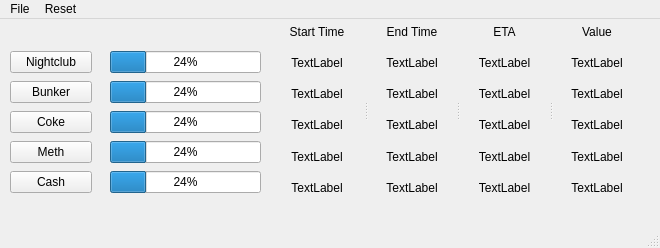
<?xml version="1.0" encoding="UTF-8"?>
<ui version="4.0">
 <class>MainWindow</class>
 <widget class="QMainWindow" name="MainWindow">
  <property name="geometry">
   <rect>
    <x>0</x>
    <y>0</y>
    <width>660</width>
    <height>248</height>
   </rect>
  </property>
  <property name="windowTitle">
   <string>QtGTATimer</string>
  </property>
  <widget class="QWidget" name="centralwidget">
   <widget class="QWidget" name="">
    <property name="geometry">
     <rect>
      <x>10</x>
      <y>30</y>
      <width>82</width>
      <height>151</height>
     </rect>
    </property>
    <layout class="QVBoxLayout" name="verticalLayout">
     <item>
      <widget class="QPushButton" name="pushNightclub">
       <property name="text">
        <string>Nightclub</string>
       </property>
      </widget>
     </item>
     <item>
      <widget class="QPushButton" name="pushBunker">
       <property name="text">
        <string>Bunker</string>
       </property>
      </widget>
     </item>
     <item>
      <widget class="QPushButton" name="pushCoke">
       <property name="text">
        <string>Coke</string>
       </property>
      </widget>
     </item>
     <item>
      <widget class="QPushButton" name="pushMeth">
       <property name="text">
        <string>Meth</string>
       </property>
      </widget>
     </item>
     <item>
      <widget class="QPushButton" name="pushCash">
       <property name="text">
        <string>Cash</string>
       </property>
      </widget>
     </item>
    </layout>
   </widget>
   <widget class="QWidget" name="">
    <property name="geometry">
     <rect>
      <x>110</x>
      <y>30</y>
      <width>151</width>
      <height>151</height>
     </rect>
    </property>
    <layout class="QVBoxLayout" name="verticalLayout_2">
     <item>
      <widget class="QProgressBar" name="progressNightclub">
       <property name="value">
        <number>24</number>
       </property>
      </widget>
     </item>
     <item>
      <widget class="QProgressBar" name="progressBunker">
       <property name="value">
        <number>24</number>
       </property>
      </widget>
     </item>
     <item>
      <widget class="QProgressBar" name="progressCoke">
       <property name="value">
        <number>24</number>
       </property>
      </widget>
     </item>
     <item>
      <widget class="QProgressBar" name="progressMeth">
       <property name="value">
        <number>24</number>
       </property>
      </widget>
     </item>
     <item>
      <widget class="QProgressBar" name="progressCash">
       <property name="value">
        <number>24</number>
       </property>
      </widget>
     </item>
    </layout>
   </widget>
   <widget class="QSplitter" name="splitter">
    <property name="geometry">
     <rect>
      <x>270</x>
      <y>0</y>
      <width>371</width>
      <height>181</height>
     </rect>
    </property>
    <property name="orientation">
     <enum>Qt::Horizontal</enum>
    </property>
    <widget class="QWidget" name="">
     <layout class="QVBoxLayout" name="verticalLayout_3">
      <item>
       <widget class="QLabel" name="labelHeadingStart">
        <property name="text">
         <string>Start Time</string>
        </property>
        <property name="alignment">
         <set>Qt::AlignCenter</set>
        </property>
       </widget>
      </item>
      <item>
       <widget class="QLabel" name="labelNightclubStart">
        <property name="text">
         <string>TextLabel</string>
        </property>
        <property name="alignment">
         <set>Qt::AlignCenter</set>
        </property>
       </widget>
      </item>
      <item>
       <widget class="QLabel" name="labelBunkerStart">
        <property name="text">
         <string>TextLabel</string>
        </property>
        <property name="alignment">
         <set>Qt::AlignCenter</set>
        </property>
       </widget>
      </item>
      <item>
       <widget class="QLabel" name="labelCokeStart">
        <property name="text">
         <string>TextLabel</string>
        </property>
        <property name="alignment">
         <set>Qt::AlignCenter</set>
        </property>
       </widget>
      </item>
      <item>
       <widget class="QLabel" name="labelMethStart">
        <property name="text">
         <string>TextLabel</string>
        </property>
        <property name="alignment">
         <set>Qt::AlignCenter</set>
        </property>
       </widget>
      </item>
      <item>
       <widget class="QLabel" name="labelCashStart">
        <property name="text">
         <string>TextLabel</string>
        </property>
        <property name="alignment">
         <set>Qt::AlignCenter</set>
        </property>
       </widget>
      </item>
     </layout>
    </widget>
    <widget class="QWidget" name="">
     <layout class="QVBoxLayout" name="verticalLayout_4">
      <item>
       <widget class="QLabel" name="labelHeadingEnd">
        <property name="text">
         <string>End Time</string>
        </property>
        <property name="alignment">
         <set>Qt::AlignCenter</set>
        </property>
       </widget>
      </item>
      <item>
       <widget class="QLabel" name="labelNightclubEnd">
        <property name="text">
         <string>TextLabel</string>
        </property>
        <property name="alignment">
         <set>Qt::AlignCenter</set>
        </property>
       </widget>
      </item>
      <item>
       <widget class="QLabel" name="labelBunkerEnd">
        <property name="text">
         <string>TextLabel</string>
        </property>
        <property name="alignment">
         <set>Qt::AlignCenter</set>
        </property>
       </widget>
      </item>
      <item>
       <widget class="QLabel" name="labelCokeEnd">
        <property name="text">
         <string>TextLabel</string>
        </property>
        <property name="alignment">
         <set>Qt::AlignCenter</set>
        </property>
       </widget>
      </item>
      <item>
       <widget class="QLabel" name="labelMethEnd">
        <property name="text">
         <string>TextLabel</string>
        </property>
        <property name="alignment">
         <set>Qt::AlignCenter</set>
        </property>
       </widget>
      </item>
      <item>
       <widget class="QLabel" name="labelCashEnd">
        <property name="text">
         <string>TextLabel</string>
        </property>
        <property name="alignment">
         <set>Qt::AlignCenter</set>
        </property>
       </widget>
      </item>
     </layout>
    </widget>
    <widget class="QWidget" name="">
     <layout class="QVBoxLayout" name="verticalLayout_5">
      <item>
       <widget class="QLabel" name="labelHeadingRem">
        <property name="text">
         <string>ETA</string>
        </property>
        <property name="alignment">
         <set>Qt::AlignCenter</set>
        </property>
       </widget>
      </item>
      <item>
       <widget class="QLabel" name="labelNightclubRem">
        <property name="text">
         <string>TextLabel</string>
        </property>
        <property name="alignment">
         <set>Qt::AlignCenter</set>
        </property>
       </widget>
      </item>
      <item>
       <widget class="QLabel" name="labelBunkerRem">
        <property name="text">
         <string>TextLabel</string>
        </property>
        <property name="alignment">
         <set>Qt::AlignCenter</set>
        </property>
       </widget>
      </item>
      <item>
       <widget class="QLabel" name="labelCokeRem">
        <property name="text">
         <string>TextLabel</string>
        </property>
        <property name="alignment">
         <set>Qt::AlignCenter</set>
        </property>
       </widget>
      </item>
      <item>
       <widget class="QLabel" name="labelMethRem">
        <property name="text">
         <string>TextLabel</string>
        </property>
        <property name="alignment">
         <set>Qt::AlignCenter</set>
        </property>
       </widget>
      </item>
      <item>
       <widget class="QLabel" name="labelCashRem">
        <property name="text">
         <string>TextLabel</string>
        </property>
        <property name="alignment">
         <set>Qt::AlignCenter</set>
        </property>
       </widget>
      </item>
     </layout>
    </widget>
    <widget class="QWidget" name="">
     <layout class="QVBoxLayout" name="verticalLayout_6">
      <item>
       <widget class="QLabel" name="labelHeadingRem_2">
        <property name="text">
         <string>Value</string>
        </property>
        <property name="alignment">
         <set>Qt::AlignCenter</set>
        </property>
       </widget>
      </item>
      <item>
       <widget class="QLabel" name="labelNightclubVal">
        <property name="text">
         <string>TextLabel</string>
        </property>
        <property name="alignment">
         <set>Qt::AlignCenter</set>
        </property>
       </widget>
      </item>
      <item>
       <widget class="QLabel" name="labelBunkerVal">
        <property name="text">
         <string>TextLabel</string>
        </property>
        <property name="alignment">
         <set>Qt::AlignCenter</set>
        </property>
       </widget>
      </item>
      <item>
       <widget class="QLabel" name="labelCokeVal">
        <property name="text">
         <string>TextLabel</string>
        </property>
        <property name="alignment">
         <set>Qt::AlignCenter</set>
        </property>
       </widget>
      </item>
      <item>
       <widget class="QLabel" name="labelMethVal">
        <property name="text">
         <string>TextLabel</string>
        </property>
        <property name="alignment">
         <set>Qt::AlignCenter</set>
        </property>
       </widget>
      </item>
      <item>
       <widget class="QLabel" name="labelCashVal">
        <property name="text">
         <string>TextLabel</string>
        </property>
        <property name="alignment">
         <set>Qt::AlignCenter</set>
        </property>
       </widget>
      </item>
     </layout>
    </widget>
   </widget>
  </widget>
  <widget class="QMenuBar" name="menubar">
   <property name="geometry">
    <rect>
     <x>0</x>
     <y>0</y>
     <width>660</width>
     <height>22</height>
    </rect>
   </property>
   <widget class="QMenu" name="menuFile">
    <property name="title">
     <string>File</string>
    </property>
    <addaction name="actionQuit"/>
   </widget>
   <widget class="QMenu" name="menuReset">
    <property name="title">
     <string>Reset</string>
    </property>
    <addaction name="actionReset_All_Timers_2"/>
    <addaction name="actionNightclub"/>
    <addaction name="actionBunker"/>
    <addaction name="actionCoke"/>
    <addaction name="actionMeth"/>
    <addaction name="actionCash"/>
   </widget>
   <addaction name="menuFile"/>
   <addaction name="menuReset"/>
  </widget>
  <widget class="QStatusBar" name="statusbar"/>
  <action name="actionReset_All_Timers">
   <property name="text">
    <string>Reset All Timers</string>
   </property>
  </action>
  <action name="actionQuit">
   <property name="text">
    <string>Quit</string>
   </property>
  </action>
  <action name="actionReset_All_Timers_2">
   <property name="text">
    <string>Reset All Timers</string>
   </property>
  </action>
  <action name="actionNightclub">
   <property name="text">
    <string>Reset Nightclub</string>
   </property>
  </action>
  <action name="actionBunker">
   <property name="text">
    <string>Bunker</string>
   </property>
  </action>
  <action name="actionCoke">
   <property name="text">
    <string>Coke</string>
   </property>
  </action>
  <action name="actionMeth">
   <property name="text">
    <string>Meth</string>
   </property>
  </action>
  <action name="actionCash">
   <property name="text">
    <string>Cash</string>
   </property>
  </action>
 </widget>
 <resources/>
 <connections/>
</ui>
